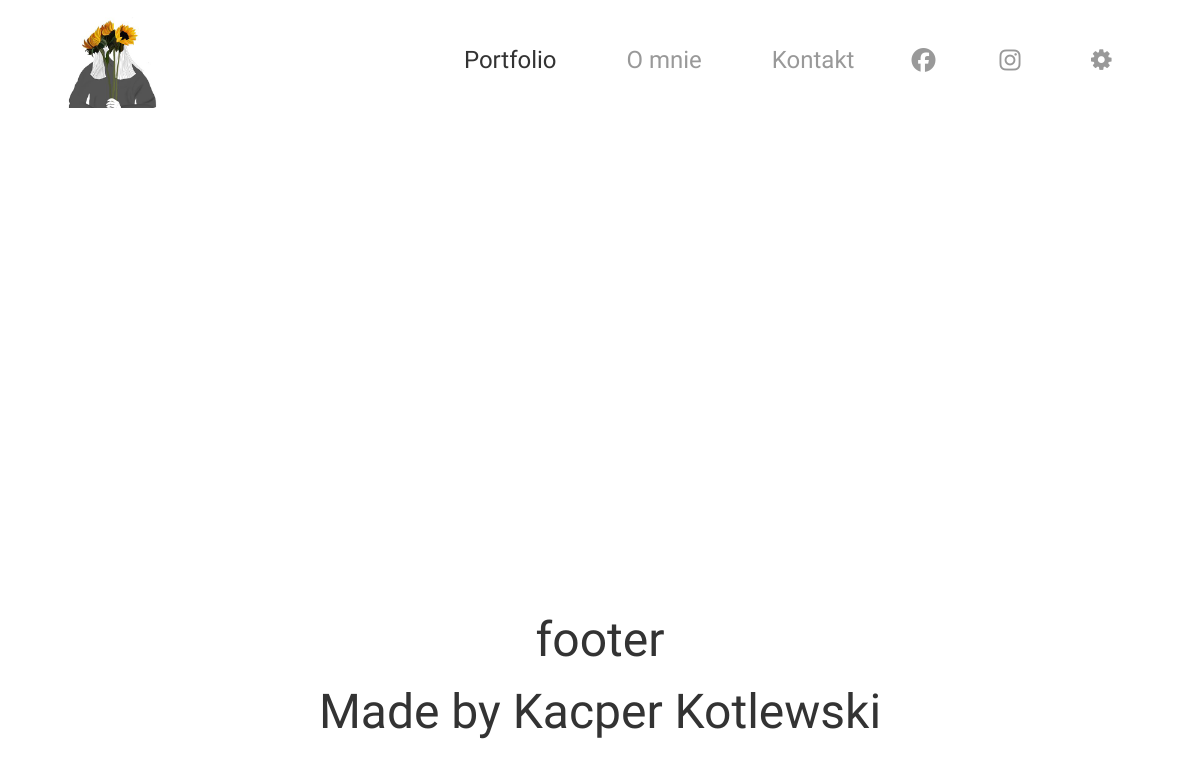
/portfolio/events, run on an earlier commit of the app's database.
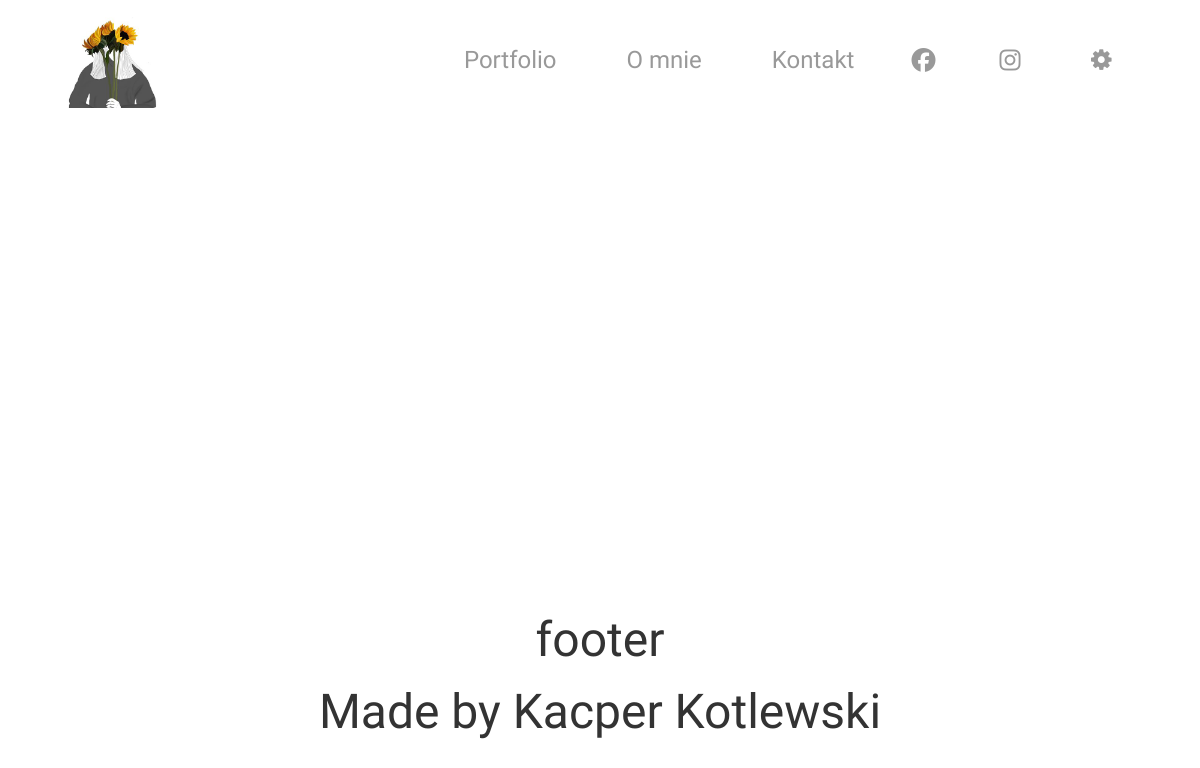
And on a later commit of the database.
### pages/models.py (models this page shows, shortened)
class MenuTab(models.Model):
    name = models.CharField(max_length=128)
    page = models.ForeignKey(Page, on_delete=models.CASCADE, blank=True, null=True)
    is_external_link = models.BooleanField(default=False)
    external_link = models.CharField(max_length=128, blank=True, null=True)
    display = models.BooleanField(default=True)
    font_awesome_icon = models.CharField(max_length=128, blank=True, null=True)
    show_icon_only = models.BooleanField(default=False)
    is_a_logo = models.BooleanField(default=False)
    image_for_logo = models.ImageField(upload_to="logo", blank=True, null=True)
    to_new_tab = models.BooleanField(default=False)
    priority = models.DecimalField(default=0, decimal_places=0, max_digits=9999999)
    is_submenu = models.BooleanField(default=False)
    parent_menu = models.ForeignKey('self', on_delete=models.CASCADE, blank=True, null=True)

### portfolio/views.py (the view)
# urls.py: path('', views.Portfolio, name="portfolio"),
def Portfolio(request, category=None, group=None):
    name = "portfolio"
    if category == None:
        ctx = set_navname(name, base_context(request))
        ctx["subcat"] = __getSubactegories(category)
        return render(request, "portfolio.html", ctx)
    else:
        from images import models as imgMod
        cat = imgMod.Category.objects.filter(friendly_link=category, display=True)[0]
        name = cat.visible_name
        ctx = set_navname(name, base_context(request))
        ctx["category"] = cat.friendly_link
        return render(request, "subcat.html", ctx)

### agatka/useful.py (called while the page is built)
def base_context(request):
    isDark = request.COOKIES['isDark'] if ('isDark' in request.COOKIES) else False
    menu_tabs = page_models.MenuTab.objects.filter(is_a_logo = False, display = True).order_by('-priority')
    for tab in menu_tabs:
        try:
            tab.link = "/" + tab.page.friendly_link if not tab.is_external_link else tab.external_link
        except:
            tab.link = None
    logos_querry = page_models.MenuTab.objects.filter(is_a_logo = True, display = True)
    Logo = logos_querry[0] if logos_querry.count() > 0 else None
    ctx = {
        "title" : "Agatka",
        "show_title" : False,
        "id_name" : "",
        "isDark" : isDark,
        "menu_tabs" : menu_tabs,
        "logo" : Logo,
        "settings": None,
        "page": None,
    }
    return ctx

def set_navname(name, ctx):
    ctx["id_name"] = name
    try:
        page = page_models.Page.objects.filter(id_name=name)[0]
        ctx["page"] = page
        ctx["settings"] = page_models.PagesSetting.objects.filter(page=page)[0]
        ctx["title"] = page.title
        ctx["show_title"] = True
    except:
        pass
    return ctx

### portfolio/templates/subcat.html (shortened to what this page needs)
{% extends "base.html" %}
{% block additional_include %}
    {% load static %}
    <link rel="stylesheet" href="{% static 'style/pages/portfolio.css' %}">
{% endblock %}
{% block content %}
    <div id="container">
        <section id='imgGallery'>
        </section>
    </div>
{% endblock %}

### static_dirs/templates/base.html (shortened to what this page needs)
<!DOCTYPE html>
<html lang="pl">
    <head>
        <link rel="stylesheet" href="https://stackpath.bootstrapcdn.com/bootstrap/4.3.1/css/bootstrap.min.css">
        {% load static %}
        <link rel="stylesheet" href="{% static 'style/main/main.css' %}">
        <link rel="stylesheet" href="{% static 'style/main/imageLib.css' %}">
        <link rel="stylesheet" href="{% static 'style/main/topMenu.css' %}">
        <link rel="stylesheet" href="{% static 'style/main/lightMode.css' %}">
        <link rel="stylesheet" href="{% static 'fontello/css/fontello.css' %}">
        {% block additional_include %}{% endblock %}
</head>
<body class="lightMode">
    <div id="container">
    <div class="lightModeMenu" id="menuBar">
    <a href="./">
                <div id="logo" class="picFill" style="background-image: url('{{logo.image_for_logo.url}}');"></div>
                </a>
                <menu>
                    {% for tab in menu_tabs %}
                        <li><a href="{{tab.link}}" {% if tab.to_new_tab %}target="_blank"{% endif %} {% if tab.page == page %}class='hovered'{% endif %}}>
                            {% if tab.font_awesome_icon != "" %} <i class='fab fa-{{tab.font_awesome_icon}}'></i> {% endif %}
                            {% if not tab.show_icon_only %} {{tab.name}} {% endif %}
                        </a></li>
                    {% endfor %}
                    <div><li id="settings">
                        <i class="icon-cog"></i>
                        </li>
                    </div>
                </menu>
            </div>
            <div id="menuback"></div>
            <div id="main">
                {% block content %}{% endblock %}
                <footer>
                    <span>footer</span>
                    <span>Made by Kacper Kotlewski</span>
                </footer>
            </div>
        </div>
    </body>
</html>

What changed in the data, as far as the page shows it:
changed MenuTab "Portfolio": page_id empty → 4 (drawn)
